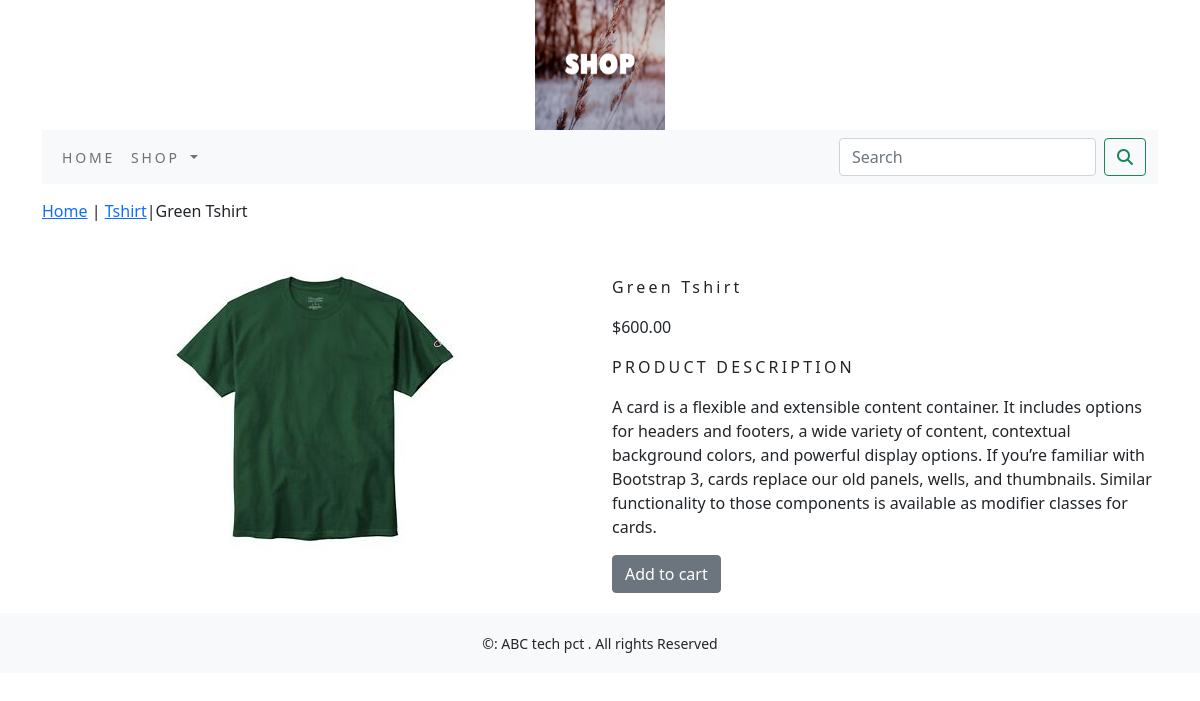
Page /shop/tshirt/green-tshirt/ on the committed database.
### shop/models.py (models this page shows, shortened)
class Product(models.Model):
    name=models.CharField(max_length=250,unique=True)
    slug=models.SlugField(max_length=250,unique=True)
    description=models.TextField(blank=True)
    price=models.DecimalField(max_digits=10,decimal_places=2)
    category=models.ForeignKey(Category,on_delete=models.CASCADE)
    image=models.ImageField(upload_to='product',blank=True)
    stock=models.IntegerField()
    available=models.BooleanField(default=True)
    created=models.DateTimeField(auto_now_add=True)
    updated=models.DateTimeField(auto_now_add=True)
    class Meta:
        ordering = ('name',)
        verbose_name = 'product'
        verbose_name_plural = 'products'

class Category(models.Model):
    name=models.CharField(max_length=250,unique=True)
    slug=models.SlugField(max_length=250,unique=True)
    description=models.TextField(blank=True)
    image=models.ImageField(upload_to='category',blank=True)
    class Meta:
        ordering=('name',)
        verbose_name='category'
        verbose_name_plural='categories'
    def get_url(self):
     return reverse('shop:products_by_category',args=[self.slug])
    def __str__(self):
        return  '{}'.format(self.name)

### shop/views.py (the view)
# urls.py: path('<slug:c_slug>/<slug:product_slug>/', views.proCatdetail,name='proCatdetail')
def proCatdetail(request,c_slug,product_slug):
    try:
        product=Product.objects.get(category__slug=c_slug,slug=product_slug)
    except Exception as e:
        raise e
    return render(request,'product.html',{'product':product})

### cart/context_processors.py (called while the page is built)
def counter(request):
    item_count=0
    if 'admin' in request.path:
        return {}
    else:
        try:
            cart=Cart.objects.filter(cart_id=_cart_id(request))
            cart_items=CartItem.objects.all().filter(cart=cart[:1])
            for cart_item in cart_items:
                item_count += cart_item.quantity
        except Cart.DoesNotExist:
            item_count =0
    return dict(item_count=item_count)

### cart/views.py (called while the page is built)
def _cart_id(request):
    cart = request.session.session_key
    if not cart:
        cart = request.session.create()
    return cart

### shop/context_processors.py (called while the page is built)
def menu_links(request):
    links=Category.objects.all()
    return dict(links=links)

### templates/product.html (shortened to what this page needs)
{% extends 'base.html' %}
{% load static %}
{% block content %}
<div class="row my_prod_row_class">
  <div class="mx_auto">
    <p><a href="{% url 'shop:allProdCat' %}}">Home</a> | <a href="{{product.category.get_url}}" >{{product.category}}</a>|{{product.name}}</p>
  </div>
<div class="container">
<br>
<div class="row">
    <div class="col-12 col-sm-12 col-md-12 col-lg-6 text-center">
            <div style="min-width:18rem">
                <img src="{{product.image.url}}" alt="{{product.name}}">
            </div>
    </div>
        <div class="col-12 col-sm-12 col-md-12 col-lg-6">
            <div>
                <h1 class="my_prod_title">{{product.name}}</h1>
                <p>${{product.price}}</p>
                <p class="my_title">Product Description</p>
                <p class="text-justify my_prod_text">{{product.description}}</p>
                {% if product.stock <= 0 %}
                <p class="text-justify my_prod_text"><b>Out of stock</b></p>
                 {% else %}
                 <a class="btn btn-secondary" href="{% url 'cart:add_cart' product.id  %}">Add to cart</a>
                {% endif %}
            </div>
        </div>
</div>
</div>
</div>
{% endblock %}

### static/css/custom.css (style rules this page uses)
body { font-family: 'Roboto', sans-serif; }
.my_title { font-size:16px; text-transform:uppercase; letter-spacing:.2em; }
.my_prod_row_class { padding-top:15px; padding-bottom:20px; }
.my_prod_title { font-size:16px; text_transform:uppercase; letter-spacing:.2em; padding-top:15px; padding-bottom:10px; }
.my_prod_text { padding-right: }

### rows in the picture
Product: category "Tshirt", name "Green Tshirt", image (picture), price "600.00", description "A card is a flexible and extensible content container. It includes options for headers and footers, a wide variety of content, contextual background colors, and powerful display options. If you’re familiar with Bootstrap 3, cards replace our old panels, wells, and thumbnails. Similar functionality to those components is available as modifier classes for cards."
